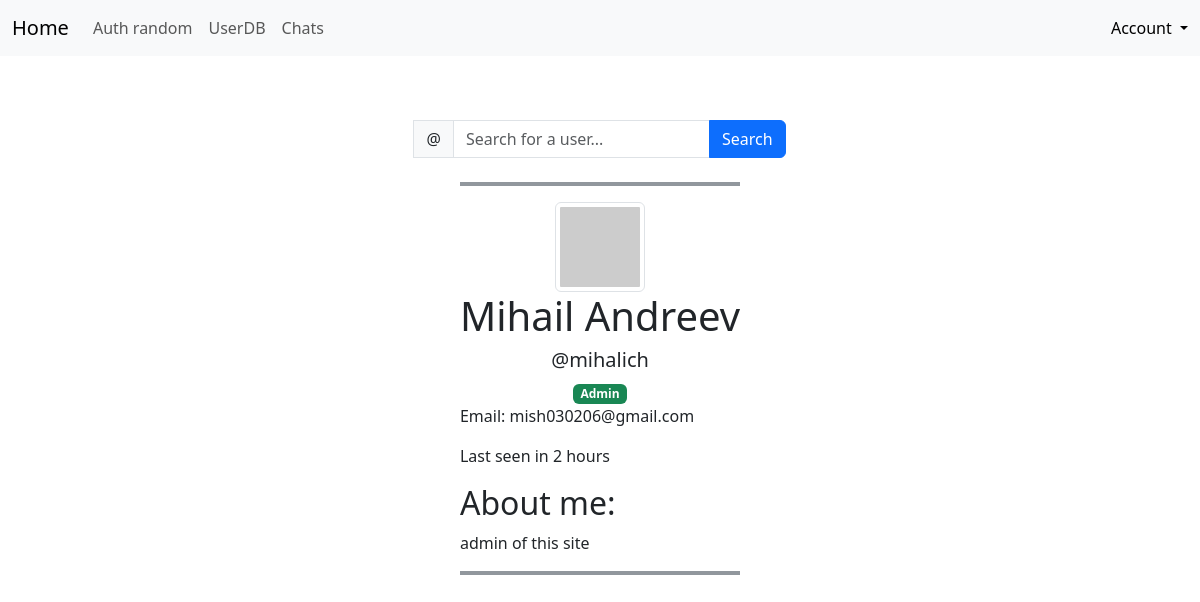
The page /UserDB/mihalich (signed in) on the database its author committed.
### app/models.py (models this page shows, shortened)
class User(db.Model, UserMixin):
    __tablename__ = 'users'
    id = db.Column(db.Integer, primary_key=True)
    username = db.Column(db.String(80), unique=True, nullable=False)
    first_name = db.Column(db.String(80), nullable=False)
    last_name = db.Column(db.String(80), nullable=False)
    email = db.Column(db.String(120), unique=True, nullable=False)
    about_me = db.Column(db.Text())
    password_hash = db.Column(db.String(128))
    role_id = db.Column(db.Integer, db.ForeignKey('roles.id'))
    last_seen = db.Column(db.DateTime(), default=datetime.now)
    @property
    def password(self):
        raise AttributeError('password is not a readable attribute')
    def ping(self):
        self.last_seen = datetime.now()
        db.session.add(self)
        db.session.commit()
    def gravatar(self, size=100, default='identicon', rating='g'):
        url = 'https://secure.gravatar.com/avatar'
        hash = hashlib.md5(self.email.lower().encode('utf-8')).hexdigest()
        '''&s={size}&d={default}&r={rating}'''
        return f'{url}/{hash}?s={size}&d={default}&r={rating}'
    def can(self, permission):
        return self.role.has_permission(permission)
    def is_administrator(self):
        return self.can(Permission.ADMIN)

### app/main/views.py (the view)
@main.route('/UserDB/<username>', methods=['GET', 'POST'])
def userdb_user(username):
    print('UserDB username:', username)
    form = SearchForm()
    if form.validate_on_submit():
        return redirect(url_for('.userdb_user', username=form.query.data))
    user = User.query.filter_by(username=username).first()
    print(user, username)
    if user is None:
        flash('User not found.', 'error')
        return redirect(url_for('.userdb'))
    return render_template('UserDB_user.html', user=user, form=form, username=username)

### app/main/forms.py (shortened to what this page needs)
class SearchForm(FlaskForm):
    query = StringField('Search', validators=[validators.DataRequired(),
                                              validators.Length(min=4, max=20)])
    submit = SubmitField('Search')

### app/auth/views.py (called while the page is built)
@auth.before_app_request
def before_request():
    if current_user.is_authenticated:
        current_user.ping()

### app/models.py (called while the page is built)
@login_manager.user_loader
def load_user(user_id):
    return db.session.get(User, user_id)

    def has_permission(self, perm):
        return self.permissions & perm == perm

### app/templates/UserDB_user.html (shortened to what this page needs)
{% extends "UserDB.html" %}
{% block user_insert %}
    <hr class="border border-secondary border-2 opacity-75">
    <div class="user-profile">
    <div style="text-align: center;">
        <img class="img-thumbnail" src="{{user.gravatar(size=256)}}">
        <h1>{{user.first_name}} {{user.last_name}}</h1>
        <h5>@{{user.username}}</h5>
        {% if user.role_id==1 %}
            <div class="badge bg-primary">Student</div>
        {% elif user.role_id==2 %}
            <div class="badge bg-danger">Professor</div>
        {% elif user.role_id==3 %}
            <div class="badge bg-success">Admin</div>
        {% endif %}
    </div>
    <p>Email: {{user.email}}</p>
    <p>
        Last seen
        {% if not user.last_seen %}
            never
        {% else %}
            <span class="last-seen" data-datetime="{{ user.last_seen.isoformat() }}"></span>
        {% endif %}
    </p>
    <p>
        {% if user.about_me %}
        <h2>About me:</h2>
        <p>{{user.about_me}}</p>
        {% elif current_user==user %}
            <a href="{{ url_for('main.edit_profile') }}">Add info about yourself</a>
        {% endif %}
    </p>
    <hr class="border border-secondary border-2 opacity-75">
{% endblock %}

### app/templates/UserDB.html (shortened to what this page needs)
{% extends "base.html" %}
{% block page_content %}
<div class="center-form">
    <form method="post" autocomplete="off">
        <div class="input-group flex-nowrap">
            <span class="input-group-text" id="inputGroup-sizing-lg">@</span>
            {{form.query(class="form-control", placeholder="Search for a user...")}}
            {{form.submit(class="btn btn-primary", value="Search")}}
        </div>
    </form>
    <div>
        {% block user_insert %}{% endblock %}
    </div>
</div>
{% endblock %}

### app/templates/base.html (shortened to what this page needs)
<!DOCTYPE html>
<html lang="en">
<head>
    <link href="https://cdn.jsdelivr.net/npm/bootstrap@5.3.6/dist/css/bootstrap.min.css" rel="stylesheet">
    <link rel="stylesheet" type="text/css" href="{{ url_for('static', filename='styles.css') }}">
</head>
<body>
<div class="site-container">
<nav class="navbar fixed-top navbar-expand-lg bg-body-tertiary">
    <div class="container-fluid">
      <a class="navbar-brand" href="{{ url_for("main.home") }}">Home</a>
      <div class="collapse navbar-collapse" id="navbarText">
        <ul class="navbar-nav me-auto mb-2 mb-lg-0">
          <li class="nav-item">
            <a class="nav-link" aria-current="page" href="{{ url_for("auth.auth_random") }}">Auth random</a>
          </li>
          <li class="nav-item">
            <a class="nav-link" aria-current="page" href="{{ url_for("main.userdb") }}">UserDB</a>
          </li>
          <li class="nav-item">
            <a class="nav-link" aria-current="page" href="{{ url_for("mess.chats") }}">Chats</a>
          </li>
        </ul>
        <span class="navbar-text ms-auto">
          {% if current_user.is_authenticated %}
            <div class="dropdown">
              <a class="nav-link dropdown-toggle" href="#" role="button" data-bs-toggle="dropdown" aria-expanded="false">
                Account
              </a>
            </div>
          {% else %}
          <span class="d-flex gap-2">
            <a class="nav-link" href="{{ url_for('auth.login') }}">Log In</a>
            <a class="nav-link" href="{{ url_for('auth.register') }}">Register</a>
          </span>
          {% endif %}
        </span>
      </div>
    </div>
</nav>
<div class="page-container">
    {% block page_content %}{% endblock %}
</div>
</div>
</body>
</html>

### app/static/styles.css (style rules this page uses)
.page-container { margin-left: 15%; margin-right: 15%; border-radius: 0.5rem; height: 100%; margin-top: 120px; margin-bottom: 1.5rem; display: flex; flex-direction: column; }
.site-container { max-width: 60vw; min-width: 320px; margin-left: auto; margin-right: auto; padding-left: 1rem; padding-right: 1rem; box-sizing: border-box; }
@media (max-width: 80rem) { .site-container { max-width: 100vw; min-width: 0; padding-left: 0.25rem; padding-right: 0.25rem; } }
.center-form { display: flex; flex-direction: column; align-items: center; }
.navbar { z-index: 1050; }

### rows shown on the page
User: first_name "Mihail", last_name "Andreev", username "mihalich", email "mish030206@gmail.com", about_me "admin of this site"
